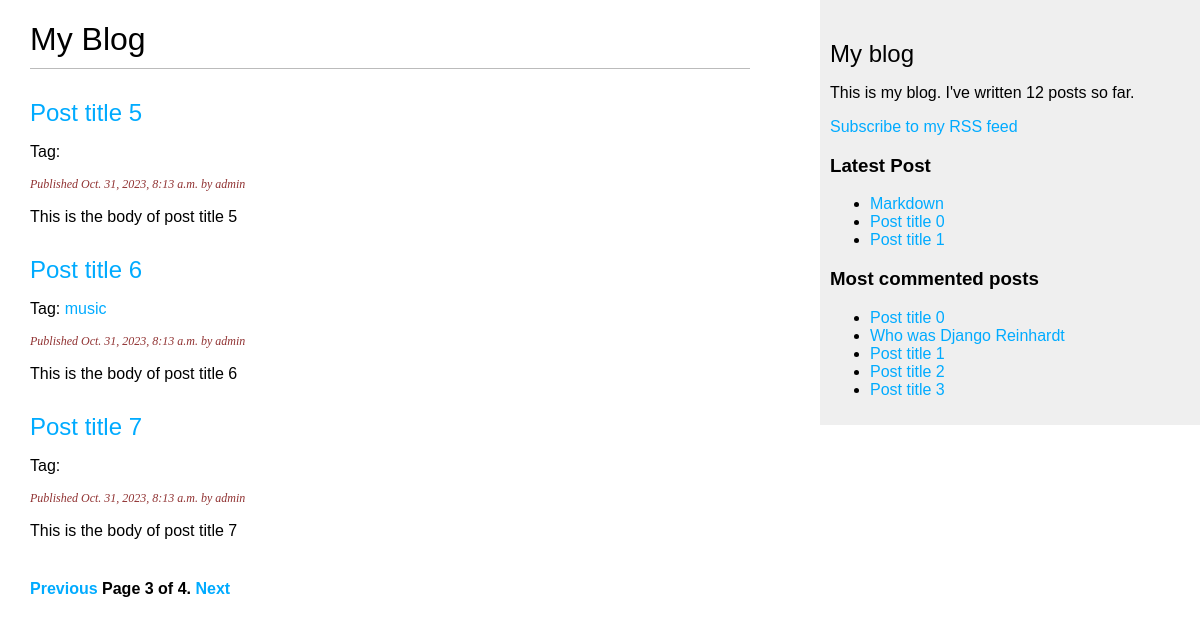
Page /blog/?page=3 on the committed database.
### blog/models.py (models this page shows, shortened)
class Post(models.Model):
    class Status(models.TextChoices):
        DRAFT = 'DF', 'DRAFT'
        PUBLISHED = 'PB', 'PUBLISHED'
    title = models.CharField(max_length=250)
    slug = models.SlugField(max_length=250, unique_for_date='publish')
    author = models.ForeignKey(User, on_delete=models.CASCADE, related_name='blog_posts')
    body = models.TextField()
    publish = models.DateTimeField(default=timezone.now)
    created = models.DateTimeField(auto_now_add=True)
    updated = models.DateTimeField(auto_now=True)
    status = models.CharField(max_length=2, choices=Status.choices, default=Status.DRAFT)
    objects = models.Manager() # By Default manager
    published = PublishedManager() # Our custom manager
    tags = TaggableManager()
    class Meta:
        ordering = ['-publish']
        indexes = [models.Index(fields=['-publish'])]
    def get_absolute_url(self):
        return reverse("blog:post_detail", args=[self.publish.year, self.publish.month, self.publish.day, self.slug ])

### blog/views.py (the view)
# urls.py: path('', views.post_list, name='post_list'),
def post_list(request, tag_slug=None):
    post_list = Post.published.all()
    tag=None
    if tag_slug:
        tag = get_object_or_404(Tag, slug=tag_slug)
        post_list = post_list.filter(tags__in=[tag])
    paginator = Paginator(post_list, 3)
    page_number = request.GET.get('page',1)
    try:
        posts = paginator.page(page_number)
    except PageNotAnInteger:
        posts = paginator.page(1)
    except EmptyPage:
        posts = paginator.page(paginator.num_pages)
    return render(request, 'blog/post/list.html', {'posts':posts,'tag':tag})

### blog/models.py (called while the page is built)
    def get_queryset(self):
        return super().get_queryset().filter(status = Post.Status.PUBLISHED)

### blog/templatetags/blog_tags.py (called while the page is built)
@register.simple_tag()
def total_posts():
    return Post.published.count()

@register.inclusion_tag('blog/post/latest_posts.html')
def show_latest_posts(count=5):
    latest_posts = Post.published.order_by('-publish')[:count]
    return {'latest_posts':latest_posts}

@register.simple_tag()
def get_most_commented_post(count=5):
    return Post.published.annotate(total_comments=Count('comments')).order_by('-total_comments')[:count]

@register.filter(name='markdown')
def markdown_format(text):
    return mark_safe(markdown.markdown(text))

### blog/templates/blog/post/list.html (shortened to what this page needs)
{% extends "blog/base.html" %}
{% load blog_tags %}
{% block content %}
    <h1>My Blog</h1>
    {% for post in posts %}
        <h2>
            <a href="{{post.get_absolute_url}}">{{post.title}}</a>
        </h2>
        <p class="tags">
            Tag:
            {% for tag in post.tags.all %}
                <a href="{% url 'blog:post_list_by_tag' tag.slug %}">{{tag.name}}</a>
            {% endfor %}
        </p>
        <p class="date">
            Published {{ post.publish }} by {{ post.author }}
        </p>
        {{ post.body|markdown|truncatewords_html:30 }}
    {% endfor %}
    {% include "pagination.html" with page=posts %}
{% endblock content %}

### blog/templates/blog/base.html (shortened to what this page needs)
{% load blog_tags %}
{% load static %}
<!DOCTYPE html>
<html>
    <head>
        <link href="{% static "css/blog.css" %}" rel="stylesheet">
    </head>
    <body>
        <div id="content">
            {% block content %}
            {% endblock %}
        </div>
        <div id="sidebar">
            <h2>My blog</h2>
            <p>
                This is my blog.
                I've written {% total_posts %} posts so far.
            </p>
            <p>
                <a href="{% url 'blog:post_feed' %}">Subscribe to my RSS feed</a>
            </p>
            <h3>Latest Post</h3>
            {% show_latest_posts 3 %}
            <h3>Most commented posts</h3>
            {% get_most_commented_post as most_commented_posts %}
            <ul>
                {% for post in most_commented_posts %}
                    <li>
                        <a href="{{post.get_absolute_url}}">{{post.title}}</a>
                    </li>
                {% endfor %}
            </ul>
        </div>
    </body>
</html>

### blog/templates/blog/post/latest_posts.html
<ul>
    {% for post in latest_posts %}
    <li>
        <a href="{{post.get_absolute_url}}">{{post.title}}</a>
    </li>
    {% endfor %}
</ul>

### blog/static/css/blog.css (style rules this page uses)
body { margin: 0; padding: 0; font-family: helvetica, sans-serif; }
a { color: #00abff; text-decoration: none; }
h1 { font-weight: normal; border-bottom: 1px solid #bbb; padding: 0 0 10px 0; }
h2 { font-weight: normal; margin: 30px 0 0; }
#content { float: left; width: 60%; padding: 0 0 0 30px; }
#sidebar { float: right; width: 30%; padding: 10px; background: #efefef; height: 100%; }
p.date { color: #913333; font-family: georgia, serif; font-size: 12px; font-style: italic; }

### rows in the picture
Post: title "Post title 5", publish "Oct. 31, 2023, 8:13 a.m.", author "admin", body "This is the body of post title 5"
Post: title "Post title 6", publish "Oct. 31, 2023, 8:13 a.m.", author "admin", body "This is the body of post title 6"
Tag: name "music"
Post: title "Post title 7", publish "Oct. 31, 2023, 8:13 a.m.", author "admin", body "This is the body of post title 7"
Post: title "Markdown"
Post: title "Post title 0"
Post: title "Post title 1"
Post: title "Who was Django Reinhardt"
Post: title "Post title 2"
Post: title "Post title 3"

### other values in the picture
{{ page.number }} "3"
{{ page.paginator.num_pages }} "4"
